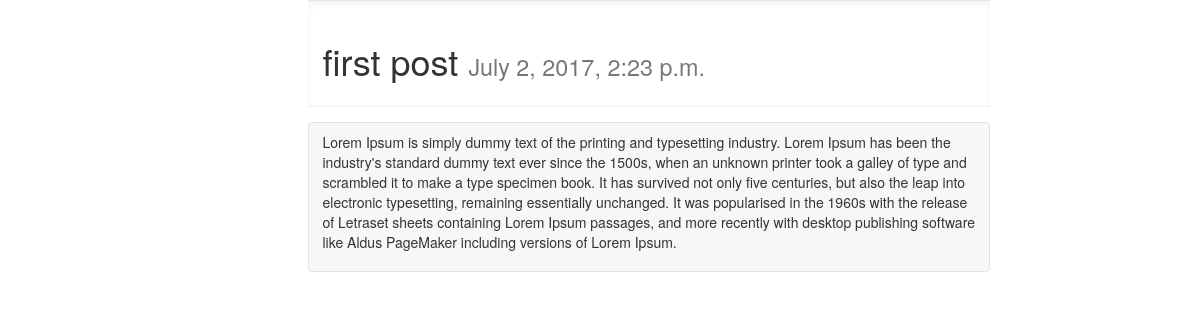
Screenshot of /posts/detail/1/ with the database file from the repository.
### posts/models.py (models this page shows, shortened)
class Post(models.Model):
    title = models.CharField(max_length=255)
    content = models.TextField()
    updated = models.DateTimeField(auto_now=True, auto_now_add=False)
    timestamp = models.DateTimeField(auto_now=False, auto_now_add=True)

### posts/views.py (the view)
# urls.py: url(r'^detail/(?P<post_id>\d+)/$',post_detail, name="detail"),
def post_detail(request,post_id):
    instance = get_object_or_404(Post, id=post_id)
    context = {
    "instance": instance,
    "title": "Detail",
    }
    return render(request, 'post_detail.html', context)

### posts/templates/post_detail.html (shortened to what this page needs)
{% extends "base.html" %}
{% block content %}
<div class="row">
    <div class="col-sm-7 col-sm-offset-3">
       <div class="bs-example">
       <h1>{{instance.title}} <small>{{instance.timestamp}}</small></h1>
       </div>
        <figure class="highlight">{{instance.content| linebreaks}}</figure>
    </div>
</div>
{% endblock content %}

### posts/static/css/base.css (style rules this page uses)
h1 { color:#342D7E; }
.bs-example { position: relative; padding: 20px 15px 15px; margin: 0 -15px 15px; border-color: #e5e5e5 #eee #eee; border-style: solid; border-width: 1px 0; -webkit-box-shadow: inset 0 3px 6px rgba(0,0,0,.05); box-shadow: inset 0 3px 6px rgba(0,0,0,.05); }
.highlight { padding: 9px 14px; margin: 0 -15px 15px; background-color: #f7f7f9; border: 1px solid #e1e1e8; border-radius: 4px; }

### rows the page displays
Post: title "first post", timestamp "July 2, 2017, 2:23 p.m.", content "Lorem Ipsum is simply dummy text of the printing and typesetting industry. Lorem Ipsum has been the industry's standard dummy text ever since the 1500s, when an unknown printer took a galley of type and scrambled it to make a type specimen book. It has survived not only five centuries, but also the leap into electronic typesetting, remaining essentially unchanged. It was popularised in the 1960s with the release of Letraset sheets containing Lorem Ipsum passages, and more recently with desktop publishing software like Aldus PageMaker including versions of Lorem Ipsum."
